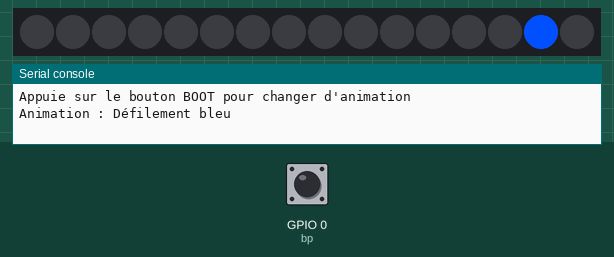
A program run on a simulated ESP32 board running MicroPython. Shown: 16 RGB LEDs in strip order, left to right, the last lines printed to the serial console. Inputs (shaded band) come from the test bench; at power-on: GPIO 0 (bp) HIGH. Random numbers come from a fixed seed.

Above: at 1.2 s.
1.3 s: GPIO 0 (bp) pulled LOW for 0.15 s
2.0 s: GPIO 0 (bp) pulled LOW for 1 s
At 3.27 s:
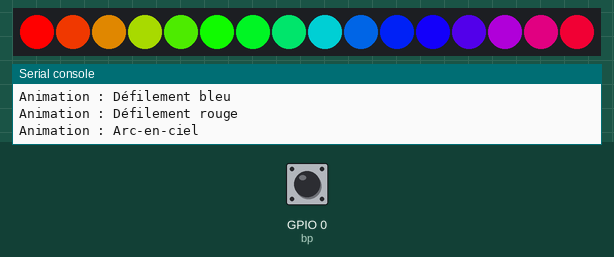
3.6 s: GPIO 0 (bp) pulled LOW for 0.15 s
At 3.72 s:
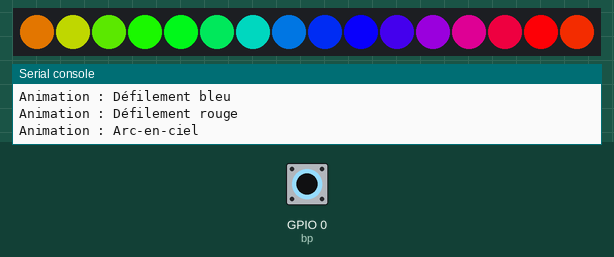
4.3 s: GPIO 0 (bp) pulled LOW for 1 s
At 5.46 s:
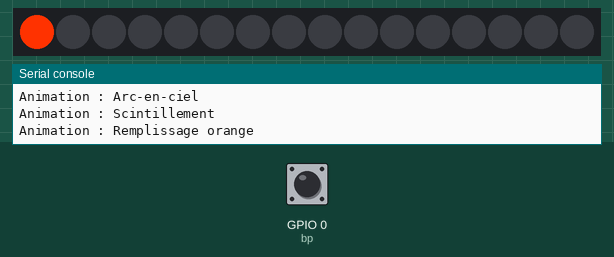
5.9 s: GPIO 0 (bp) pulled LOW for 3.2 s
At 9.39 s:
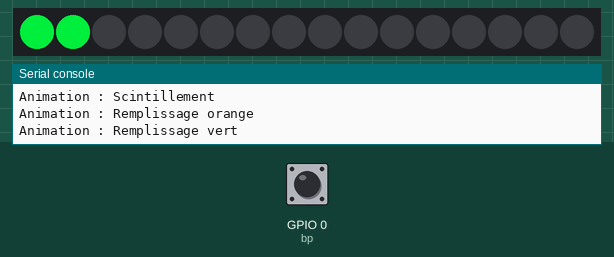
9.7 s: GPIO 0 (bp) pulsed LOW 5 times (0.12 s each, 0.3 s apart)
At 10.71 s:
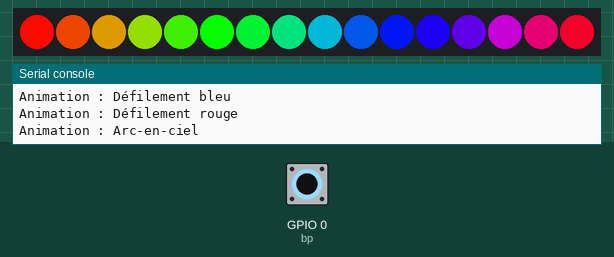

The program:

main.py
```python
# Atelier 02 — LED RGB et NeoPixel (WS2812)
# Fablab Ardèche — MicroPython
#
# Contrôle un bandeau de 16 LED RGB WS2812.
# Les boutons changent l'animation en cours.
#
# Matériel : ESP32, bandeau NeoPixel 16 LED
# Connexions : DATA → GPIO18, BP_A → GPIO0 (PULL_UP)

from machine import Pin
from neopixel import NeoPixel
import time, random

# --- Configuration ---
N       = 16       # nombre de LEDs
NP_PIN  = 18
BP_PIN  = 0        # bouton BOOT (PULL_UP)

np = NeoPixel(Pin(NP_PIN, Pin.OUT), N)
bp = Pin(BP_PIN, Pin.IN, Pin.PULL_UP)

# --- Utilitaires couleur ---
def eteindre():
    for i in range(N):
        np[i] = (0, 0, 0)
    np.write()

def roue(pos):
    """Convertit 0-255 en couleur arc-en-ciel RGB."""
    pos = pos % 256
    if pos < 85:
        return (255 - pos * 3, pos * 3, 0)
    elif pos < 170:
        pos -= 85
        return (0, 255 - pos * 3, pos * 3)
    else:
        pos -= 170
        return (pos * 3, 0, 255 - pos * 3)

# --- Animations ---
def animation_defilement(couleur=(0, 80, 255), delai=80):
    """Une LED qui se déplace de gauche à droite."""
    for i in range(N):
        eteindre()
        np[i] = couleur
        np.write()
        time.sleep_ms(delai)
        if bp.value() == 0:
            return

def animation_arc_en_ciel(tours=3):
    """Arc-en-ciel qui défile sur toutes les LEDs."""
    for _ in range(tours * 256):
        for i in range(N):
            np[i] = roue((i * 16 + _) % 256)
        np.write()
        time.sleep_ms(15)
        if bp.value() == 0:
            return

def animation_scintillement(duree_ms=3000):
    """LEDs qui s'allument et s'éteignent aléatoirement."""
    t0 = time.ticks_ms()
    while time.ticks_diff(time.ticks_ms(), t0) < duree_ms:
        i = random.randint(0, N - 1)
        np[i] = (random.randint(0, 255), random.randint(0, 255), random.randint(0, 255))
        np.write()
        time.sleep_ms(80)
        np[i] = (0, 0, 0)
        np.write()
        if bp.value() == 0:
            return

def animation_remplissage(couleur=(255, 50, 0), delai=120):
    """Les LEDs s'allument une par une puis s'éteignent."""
    for i in range(N):
        np[i] = couleur
        np.write()
        time.sleep_ms(delai)
        if bp.value() == 0:
            return
    time.sleep_ms(400)
    for i in range(N - 1, -1, -1):
        np[i] = (0, 0, 0)
        np.write()
        time.sleep_ms(delai)
        if bp.value() == 0:
            return

# --- Boucle principale ---
animations = [
    ("Défilement bleu",    lambda: animation_defilement((0, 80, 255))),
    ("Défilement rouge",   lambda: animation_defilement((255, 30, 0))),
    ("Arc-en-ciel",        animation_arc_en_ciel),
    ("Scintillement",      animation_scintillement),
    ("Remplissage orange", lambda: animation_remplissage((255, 50, 0))),
    ("Remplissage vert",   lambda: animation_remplissage((0, 200, 50))),
]

idx = 0
print("Appuie sur le bouton BOOT pour changer d'animation")

while True:
    nom, anim = animations[idx]
    print(f"Animation : {nom}")
    anim()

    # Attendre que le bouton soit relâché
    while bp.value() == 0:
        time.sleep_ms(20)
    time.sleep_ms(100)

    idx = (idx + 1) % len(animations)
    eteindre()
```
